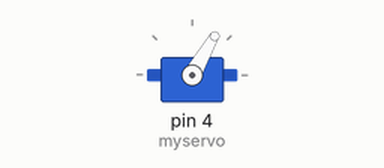
Simulated run of this sketch. Board: Arduino Uno, built with avr-gcc and run on an emulated ATmega328P. Shown: servo.

Above: at 0.05 s.
At 1.5 s:
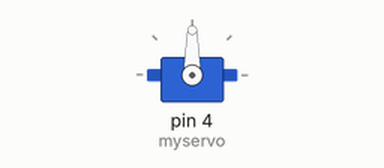
At 3.0 s:
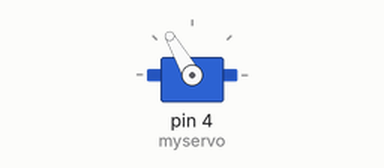
Timing chart, 0 to 6.9 s (numbered marks = the images above):
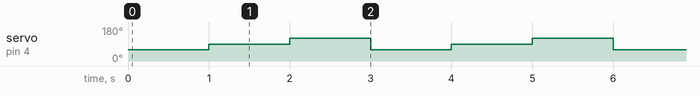

Measured:
- by itself, servo on pin 4 (myservo): repeats every 3.0 s: 120° 1.0 s, 60° 1.0 s, 90° 1.0 s

The sketch:

servo.ino
```cpp
#include <Servo.h>
Servo myservo;

int i=90;


void setup()
{
  myservo.attach(4);
}

void loop()
{
  myservo.write(60);
  delay(1000);
  myservo.write(90);
  delay(1000);
  myservo.write(120);
  delay(1000);

}
```
